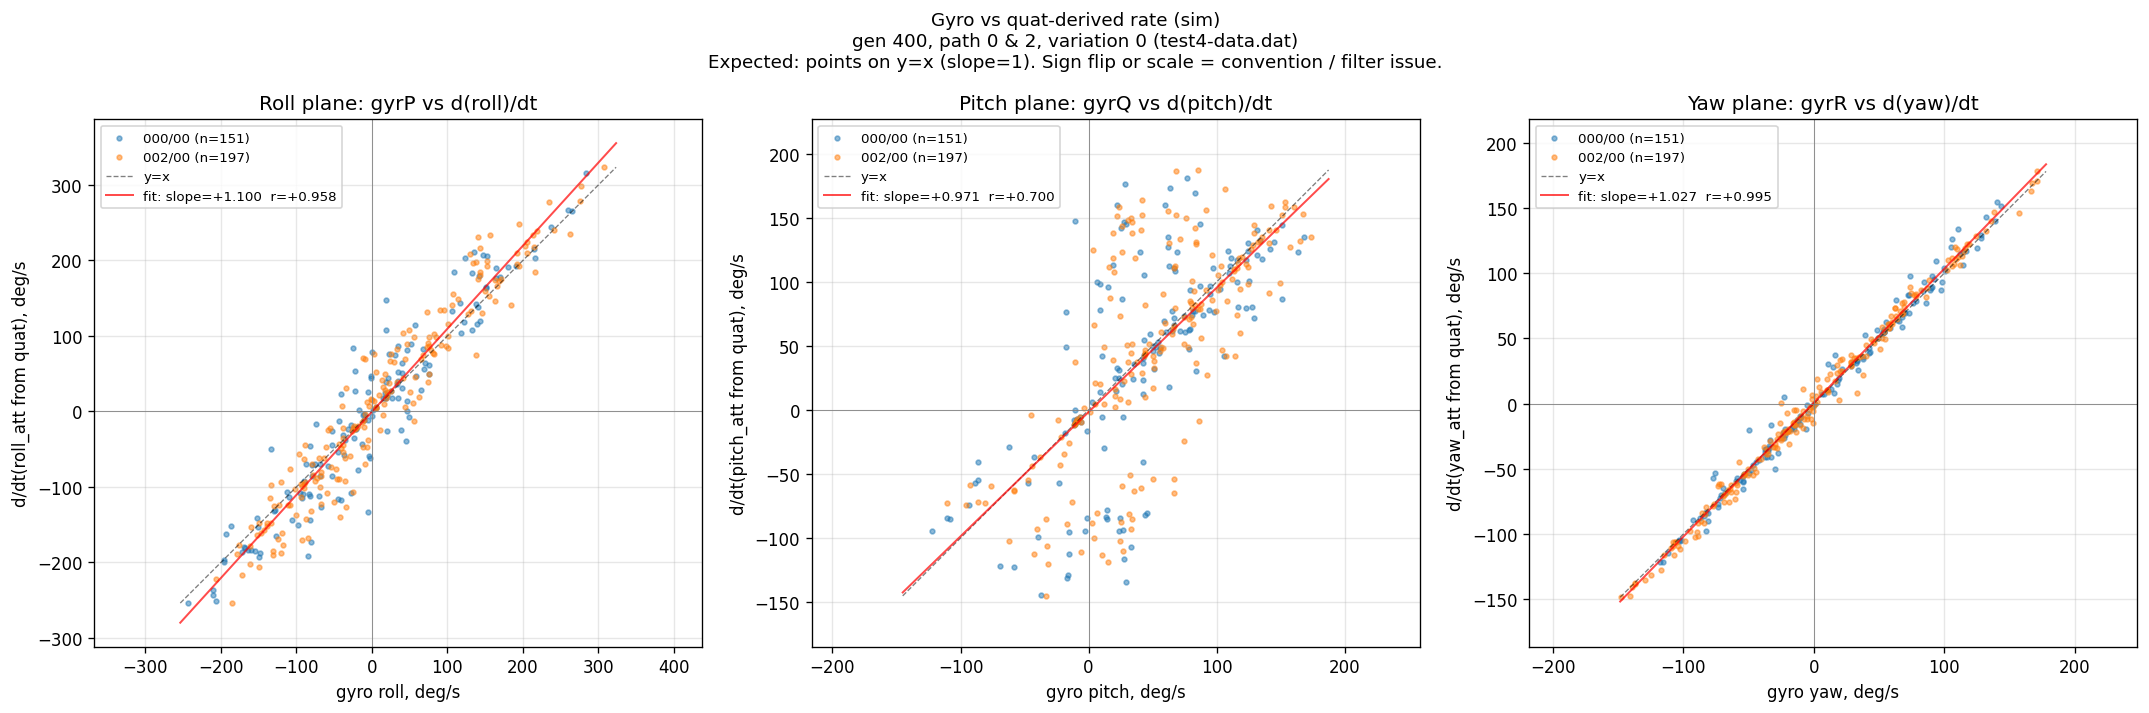

Generate this figure with Python:
#!/usr/bin/env python3
# gyro vs quat-derived rate scatter, sim.
# X axis: logged gyro rate (gyrP / gyrQ / gyrR) rad/s
# Y axis: body-frame angular rate implied by consecutive quaternions:
#           q_delta = q_prev.inverse() * q_curr
#           (p, q, r) = 2 * q_delta.vec / dt
#         This is the exact kinematics relationship (q̇ = 0.5·q⊗ω_body)
#         and avoids Euler-angle coupling during banked flight.
# Expected: points on y=x diagonal, slope=1. Sign flip = convention bug
#           (e.g. scalar-first vs scalar-last, q_EB vs q_BE).
# Zero lag expected: both signals represent rate at the same instant.
#
# Quaternion convention used throughout: scalar-first (w,x,y,z), Hamilton,
# q_EB (earth-to-body) per docs/COORDINATE_CONVENTIONS.md.

import sys
import numpy as np
import matplotlib
matplotlib.use('Agg')
import matplotlib.pyplot as plt


def parse(path):
    with open(path) as f:
        header = f.readline().split()
        col = {name: i for i, name in enumerate(header)}
        rows = []
        for line in f:
            parts = line.split()
            if len(parts) < len(header):
                continue
            path_wind = parts[col['Pth/Wnd:Step:']].split(':')[0]
            rows.append((
                path_wind,
                int(parts[col['Time']]),
                float(parts[col['gyrP']]),
                float(parts[col['gyrQ']]),
                float(parts[col['gyrR']]),
                float(parts[col['qw']]),
                float(parts[col['qx']]),
                float(parts[col['qy']]),
                float(parts[col['qz']]),
            ))
    return rows


def rate_from_quat_pairs(w, x, y, z, dt):
    """Body-frame (p, q, r) rate from consecutive q_EB samples.
    Returns arrays of length N-1, valued at midpoints between samples.
    """
    # q_delta = q_prev.inverse() * q_curr
    # q_prev.inverse() = (w_p, -x_p, -y_p, -z_p)  (unit quat)
    wp, xp, yp, zp = w[:-1], -x[:-1], -y[:-1], -z[:-1]  # conjugate (inverse)
    wc, xc, yc, zc = w[1:], x[1:], y[1:], z[1:]
    # Hamilton product (wp, xp, yp, zp) * (wc, xc, yc, zc)
    wd = wp*wc - xp*xc - yp*yc - zp*zc
    xd = wp*xc + xp*wc + yp*zc - zp*yc
    yd = wp*yc - xp*zc + yp*wc + zp*xc
    zd = wp*zc + xp*yc - yp*xc + zp*wc
    # Shortest-path disambiguation: if delta has wd<0, negate (same rotation)
    neg = wd < 0
    xd = np.where(neg, -xd, xd)
    yd = np.where(neg, -yd, yd)
    zd = np.where(neg, -zd, zd)
    # Body rate approximation: for small rotations, qd ≈ (1, p*dt/2, q*dt/2, r*dt/2)
    p = 2.0 * xd / dt
    q = 2.0 * yd / dt
    r = 2.0 * zd / dt
    return p, q, r


def build(rows):
    by = {}
    for r in rows:
        by.setdefault(r[0], []).append(r)
    for k in by:
        by[k].sort(key=lambda r: r[1])
    out = {}
    for k, rs in by.items():
        if len(rs) < 3:
            continue
        t = np.array([r[1] for r in rs]) / 1000.0
        gyrP = np.array([r[2] for r in rs])
        gyrQ = np.array([r[3] for r in rs])
        gyrR = np.array([r[4] for r in rs])
        w = np.array([r[5] for r in rs])
        x = np.array([r[6] for r in rs])
        y = np.array([r[7] for r in rs])
        z = np.array([r[8] for r in rs])
        dt = t[1:] - t[:-1]

        p_quat, q_quat, r_quat = rate_from_quat_pairs(w, x, y, z, dt)

        # Pair gyro at midpoints: average of adjacent samples
        gyrP_m = 0.5 * (gyrP[:-1] + gyrP[1:])
        gyrQ_m = 0.5 * (gyrQ[:-1] + gyrQ[1:])
        gyrR_m = 0.5 * (gyrR[:-1] + gyrR[1:])

        out[k] = dict(gyrP=gyrP_m, gyrQ=gyrQ_m, gyrR=gyrR_m,
                      p_quat=p_quat, q_quat=q_quat, r_quat=r_quat)
    return out


def main():
    data = sys.argv[1] if len(sys.argv) > 1 else '/tmp/gen400_p0_p2.dat'
    out_path = sys.argv[2] if len(sys.argv) > 2 else \
        '/home/gmcnutt/autoc/specs/024-sim-real-fidelity/gyro_vs_quat_sim.png'
    label = sys.argv[3] if len(sys.argv) > 3 else 'gen 400, path 0 & 2, variation 0 (test4-data.dat)'

    rows = parse(data)
    arrs = build(rows)
    print(f"Scenarios: {len(arrs)}")

    cmap = plt.get_cmap('tab10')
    scn_color = {k: cmap(i) for i, k in enumerate(arrs.keys())}

    fig, axes = plt.subplots(1, 3, figsize=(18, 6))

    def panel(ax, gyro_key, quat_key, title, axis_label_deg):
        xs_all, ys_all = [], []
        for k, d in arrs.items():
            x = np.degrees(d[gyro_key])
            y = np.degrees(d[quat_key])
            ax.scatter(x, y, s=8, alpha=0.5, color=scn_color[k], label=f'{k} (n={len(x)})')
            xs_all.extend(x); ys_all.extend(y)
        xs_all = np.array(xs_all); ys_all = np.array(ys_all)
        # y=x reference line
        lo = min(xs_all.min(), ys_all.min())
        hi = max(xs_all.max(), ys_all.max())
        ax.plot([lo, hi], [lo, hi], 'k--', lw=0.8, alpha=0.5, label='y=x')
        # Linear fit
        if len(xs_all) > 2:
            slope, intercept = np.polyfit(xs_all, ys_all, 1)
            r = np.corrcoef(xs_all, ys_all)[0, 1]
            xx = np.array([lo, hi])
            ax.plot(xx, slope*xx + intercept, 'r-', lw=1.2, alpha=0.7,
                    label=f'fit: slope={slope:+.3f}  r={r:+.3f}')
        ax.axhline(0, color='gray', lw=0.5); ax.axvline(0, color='gray', lw=0.5)
        ax.set_xlabel(f'gyro {axis_label_deg}, deg/s')
        ax.set_ylabel(f'd/dt({axis_label_deg}_att from quat), deg/s')
        ax.set_title(title)
        ax.grid(alpha=0.3)
        ax.legend(fontsize=8, loc='best')
        ax.set_aspect('equal', adjustable='datalim')
        return slope, r

    sp_roll, r_roll = panel(axes[0], 'gyrP', 'p_quat', 'Roll plane: gyrP vs d(roll)/dt', 'roll')
    sp_pitch, r_pitch = panel(axes[1], 'gyrQ', 'q_quat', 'Pitch plane: gyrQ vs d(pitch)/dt', 'pitch')
    sp_yaw, r_yaw = panel(axes[2], 'gyrR', 'r_quat', 'Yaw plane: gyrR vs d(yaw)/dt', 'yaw')

    print(f"\n{'plane':>8} {'slope':>10} {'r':>10}")
    print(f"{'roll':>8} {sp_roll:>+10.3f} {r_roll:>+10.3f}")
    print(f"{'pitch':>8} {sp_pitch:>+10.3f} {r_pitch:>+10.3f}")
    print(f"{'yaw':>8} {sp_yaw:>+10.3f} {r_yaw:>+10.3f}")

    fig.suptitle(
        f'Gyro vs quat-derived rate (sim)\n{label}\n'
        f'Expected: points on y=x (slope=1). Sign flip or scale = convention / filter issue.',
        fontsize=11)
    plt.tight_layout()
    plt.savefig(out_path, dpi=120, bbox_inches='tight')
    plt.close()
    print(f"\nSaved: {out_path}")


if __name__ == '__main__':
    main()
